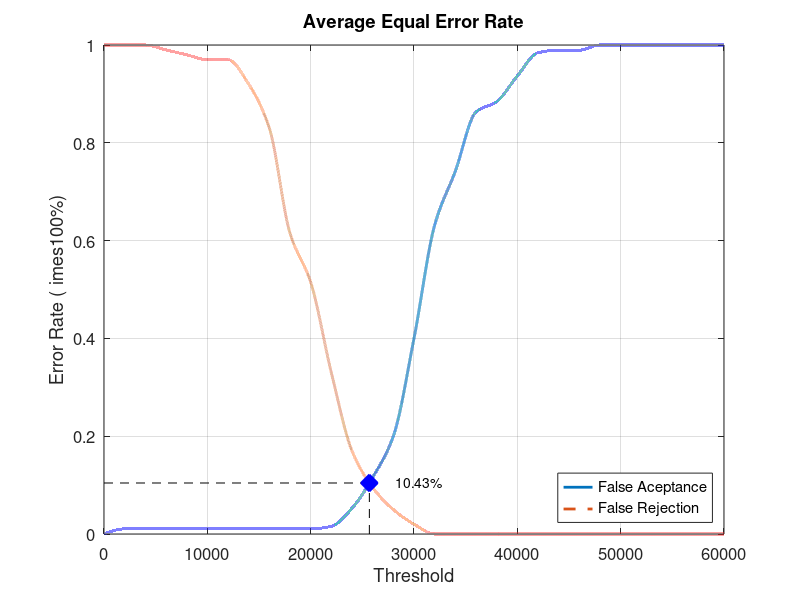
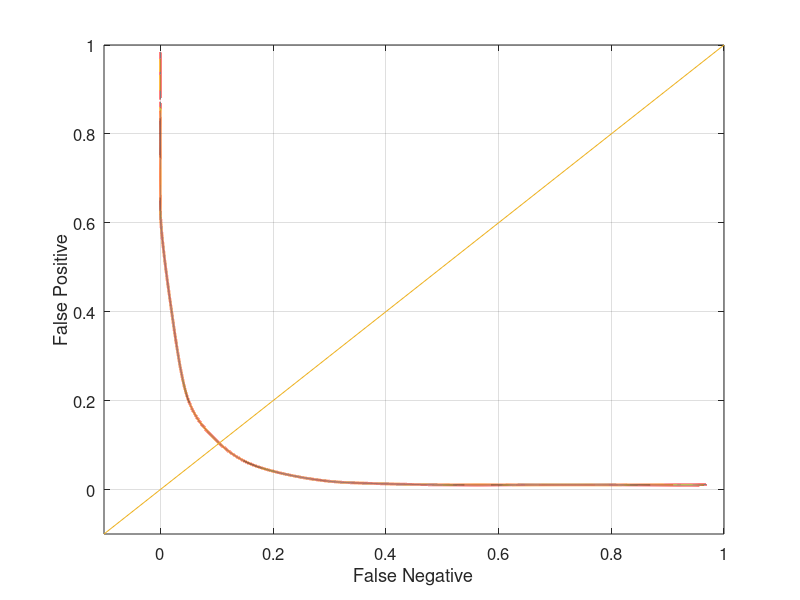

Write MATLAB code to recreate these figures, in order.
close all;
clear;
clc;
x = 0:2000:60000;
xq = 0:0.5:60000;

y0 = [0 0.0105263 0.0105263 0.0105263 0.0105263 0.0105263 0.0105263 0.0105263 0.0105263 0.0105263 0.0105263 0.0157895 0.0526316 0.115789 0.2 0.4 0.631579 0.742105 0.863158 0.884211 0.936842 0.984211 0.989474 0.989474 1 1 1 1 1 1 1]
yy0 = interp1(x, y0, xq, 'pchip');
y1 = [1 1 1 0.99 0.98 0.97 0.97 0.92 0.83 0.615 0.515 0.33 0.17 0.095 0.05 0.02 0 0 0 0 0 0 0 0 0 0 0 0 0 0 0]
yy1 = interp1(x, y1, xq, 'pchip');

% Calculating EER: 
y2 = abs(y0 - y1);
find(y2 == min(y2))
yy2 = abs(yy0 - yy1);
xEER = find(yy2 == min(yy2));
xEERIndex = xq(xEER) % X-axis EER
yEER = yy0(xEER) % Y-axis EER

main = figure
plot(xq, yy0,'-','LineWidth', 2);	hold on
plot(xq, yy1,'--','LineWidth', 2);	hold on
plot([xEERIndex xEERIndex], [0 yEER], 'k--');	hold on
plot([0 xEERIndex], [yEER yEER], 'k--');	hold on
plot(xEERIndex, yEER, 'bx', 'LineWidth', 10);	hold on
text(xEERIndex + 10 * xEERIndex / 100, yEER, [num2str(round((10000 * yEER)) / 100) '%'])
legend('False Aceptance', 'False Rejection', 'Location', 'SouthEast')
xlabel('Threshold')
ylabel('Error Rate (	imes100%)')
title('Average Equal Error Rate')
set(gca, 'FontSize', 12)
axis([0 60000 0 1])
grid on

print(main, 'Database2_2Main', '-dpng');
FNRxFPR = figure('Color', [1 1 1]);
plot(yy1, yy0, '-', yy1, yy0, 'LineWidth', 2);
hold on
y = -0.1:0.1:1
plot(y, y); 
set(gca, 'FontSize', 12)
xlabel('False Negative')
ylabel('False Positive')
axis([-0.1 1 -0.1 1])
set(gca, 'FontSize', 12)
grid on

print(FNRxFPR, 'Database2_2FNRxFPR','-dpng');
